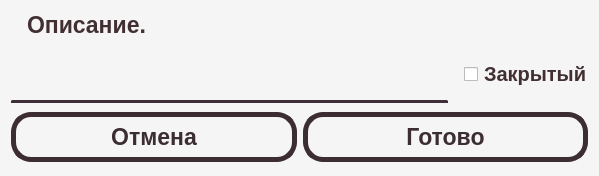
<?xml version="1.0" encoding="UTF-8"?>
<ui version="4.0">
 <class>CreateBroadChatDialog</class>
 <widget class="QDialog" name="CreateBroadChatDialog">
  <property name="geometry">
   <rect>
    <x>0</x>
    <y>0</y>
    <width>599</width>
    <height>176</height>
   </rect>
  </property>
  <property name="maximumSize">
   <size>
    <width>16777215</width>
    <height>176</height>
   </size>
  </property>
  <property name="windowTitle">
   <string>Dialog</string>
  </property>
  <property name="styleSheet">
   <string notr="true">QDialog#CreateBroadChatDialog {
	background-color: rgb(245, 245, 245);
	border-radius: 20px;
}</string>
  </property>
  <layout class="QGridLayout" name="gridLayout">
   <item row="4" column="0" rowspan="2" colspan="2">
    <layout class="QHBoxLayout" name="horizontalLayout">
     <item>
      <widget class="QPushButton" name="cancelButton">
       <property name="minimumSize">
        <size>
         <width>0</width>
         <height>50</height>
        </size>
       </property>
       <property name="font">
        <font>
         <pointsize>17</pointsize>
         <bold>true</bold>
        </font>
       </property>
       <property name="cursor">
        <cursorShape>PointingHandCursor</cursorShape>
       </property>
       <property name="styleSheet">
        <string notr="true">QPushButton {
	background-color: rgb(245, 245, 245);
	color: rgb(60, 45, 50);
	border: 5px solid rgb(60, 45, 50);
	border-radius: 20;
}

QPushButton:hover {
	background-color: rgb(60, 45, 50);
	color: rgb(245, 245, 245);
}</string>
       </property>
       <property name="text">
        <string>Отмена</string>
       </property>
      </widget>
     </item>
     <item>
      <widget class="QPushButton" name="readyButton">
       <property name="minimumSize">
        <size>
         <width>0</width>
         <height>50</height>
        </size>
       </property>
       <property name="font">
        <font>
         <pointsize>17</pointsize>
         <bold>true</bold>
        </font>
       </property>
       <property name="cursor">
        <cursorShape>PointingHandCursor</cursorShape>
       </property>
       <property name="autoFillBackground">
        <bool>false</bool>
       </property>
       <property name="styleSheet">
        <string notr="true">QPushButton {
	background-color: rgb(245, 245, 245);
	color: rgb(60, 45, 50);
	border: 5px solid rgb(60, 45, 50);
	border-radius: 20;
}

QPushButton:hover {
	background-color: rgb(60, 45, 50);
	color: rgb(245, 245, 245);
}</string>
       </property>
       <property name="text">
        <string>Готово</string>
       </property>
      </widget>
     </item>
    </layout>
   </item>
   <item row="1" column="0">
    <widget class="QLineEdit" name="complaintEdit">
     <property name="styleSheet">
      <string notr="true">QLineEdit {
	background-color: rgb(245, 245, 245);
	height: 50px;
	color: rgb(60, 47, 50);
	margin-top: 5px;
	padding-left: 10px;
	border-bottom: 3px solid rgb(60, 47, 55);
	border-radius: 1px;
	font-size: 20px;
}</string>
     </property>
     <property name="text">
      <string/>
     </property>
     <property name="maxLength">
      <number>64</number>
     </property>
    </widget>
   </item>
   <item row="0" column="0" colspan="2">
    <widget class="QLabel" name="descriptionLabel">
     <property name="font">
      <font>
       <pointsize>17</pointsize>
       <italic>false</italic>
       <bold>true</bold>
      </font>
     </property>
     <property name="styleSheet">
      <string notr="true">QLabel {
	color: rgb(65, 47, 50);
	padding-left: 10px;
	height: 30px;
}</string>
     </property>
     <property name="text">
      <string>Описание.</string>
     </property>
    </widget>
   </item>
   <item row="1" column="1">
    <widget class="QCheckBox" name="privateButton">
     <property name="font">
      <font>
       <pointsize>15</pointsize>
       <bold>true</bold>
      </font>
     </property>
     <property name="cursor">
      <cursorShape>PointingHandCursor</cursorShape>
     </property>
     <property name="styleSheet">
      <string notr="true">QCheckBox {
color: rgb(65, 47, 50);
padding-left: 10px;
height: 30px;
}

QCheckBox:checked 
{ 
color: rgb(122, 71, 50)
padding-left: 10px;
height: 30px;
}</string>
     </property>
     <property name="text">
      <string>Закрытый</string>
     </property>
     <property name="checked">
      <bool>false</bool>
     </property>
    </widget>
   </item>
  </layout>
 </widget>
 <resources/>
 <connections/>
</ui>
